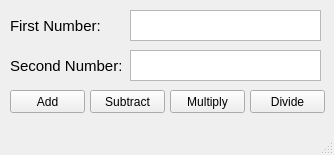
<?xml version="1.0" encoding="UTF-8"?>
<ui version="4.0">
 <class>MainUI</class>
 <widget class="QMainWindow" name="MainUI">
  <property name="windowModality">
   <enum>Qt::WindowModal</enum>
  </property>
  <property name="geometry">
   <rect>
    <x>0</x>
    <y>0</y>
    <width>334</width>
    <height>155</height>
   </rect>
  </property>
  <property name="windowTitle">
   <string>Calculator</string>
  </property>
  <widget class="QWidget" name="centralwidget">
   <widget class="QPlainTextEdit" name="first_num">
    <property name="geometry">
     <rect>
      <x>130</x>
      <y>10</y>
      <width>191</width>
      <height>31</height>
     </rect>
    </property>
    <property name="font">
     <font>
      <pointsize>11</pointsize>
     </font>
    </property>
    <property name="cursor" stdset="0">
     <cursorShape>IBeamCursor</cursorShape>
    </property>
    <property name="whatsThis">
     <string>first_num</string>
    </property>
    <property name="placeholderText">
     <string/>
    </property>
   </widget>
   <widget class="QLabel" name="label">
    <property name="geometry">
     <rect>
      <x>10</x>
      <y>10</y>
      <width>101</width>
      <height>31</height>
     </rect>
    </property>
    <property name="font">
     <font>
      <pointsize>11</pointsize>
     </font>
    </property>
    <property name="text">
     <string>First Number:</string>
    </property>
   </widget>
   <widget class="QPlainTextEdit" name="sec_num">
    <property name="geometry">
     <rect>
      <x>130</x>
      <y>50</y>
      <width>191</width>
      <height>31</height>
     </rect>
    </property>
    <property name="font">
     <font>
      <pointsize>11</pointsize>
     </font>
    </property>
    <property name="cursor" stdset="0">
     <cursorShape>IBeamCursor</cursorShape>
    </property>
    <property name="whatsThis">
     <string>first_num</string>
    </property>
   </widget>
   <widget class="QLabel" name="label_2">
    <property name="geometry">
     <rect>
      <x>10</x>
      <y>50</y>
      <width>111</width>
      <height>31</height>
     </rect>
    </property>
    <property name="font">
     <font>
      <pointsize>11</pointsize>
     </font>
    </property>
    <property name="text">
     <string>Second Number:</string>
    </property>
   </widget>
   <widget class="QPushButton" name="add_btn">
    <property name="geometry">
     <rect>
      <x>10</x>
      <y>90</y>
      <width>75</width>
      <height>23</height>
     </rect>
    </property>
    <property name="cursor">
     <cursorShape>PointingHandCursor</cursorShape>
    </property>
    <property name="text">
     <string>Add</string>
    </property>
   </widget>
   <widget class="QPushButton" name="sub_btn">
    <property name="geometry">
     <rect>
      <x>90</x>
      <y>90</y>
      <width>75</width>
      <height>23</height>
     </rect>
    </property>
    <property name="cursor">
     <cursorShape>PointingHandCursor</cursorShape>
    </property>
    <property name="text">
     <string>Subtract</string>
    </property>
   </widget>
   <widget class="QPushButton" name="mul_btn">
    <property name="geometry">
     <rect>
      <x>170</x>
      <y>90</y>
      <width>75</width>
      <height>23</height>
     </rect>
    </property>
    <property name="cursor">
     <cursorShape>PointingHandCursor</cursorShape>
    </property>
    <property name="text">
     <string>Multiply</string>
    </property>
   </widget>
   <widget class="QPushButton" name="div_btn">
    <property name="geometry">
     <rect>
      <x>250</x>
      <y>90</y>
      <width>75</width>
      <height>23</height>
     </rect>
    </property>
    <property name="cursor">
     <cursorShape>PointingHandCursor</cursorShape>
    </property>
    <property name="text">
     <string>Divide</string>
    </property>
   </widget>
  </widget>
  <widget class="QMenuBar" name="menubar">
   <property name="geometry">
    <rect>
     <x>0</x>
     <y>0</y>
     <width>334</width>
     <height>21</height>
    </rect>
   </property>
  </widget>
  <widget class="QStatusBar" name="statusbar"/>
 </widget>
 <resources/>
 <connections/>
</ui>
